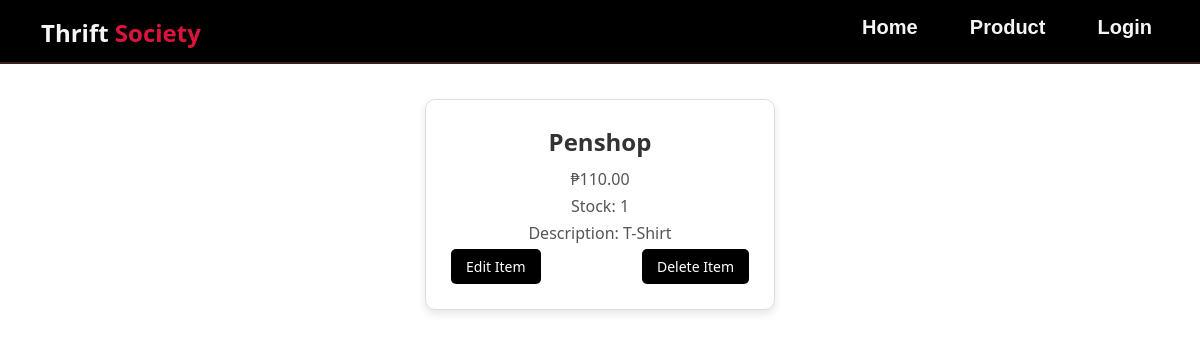
The app's page /product/16 with its own data.
### app/models.py (models this page shows, shortened)
class Product(models.Model):
    ItemName = models.CharField(max_length=100)
    description = models.TextField()
    price = models.DecimalField(max_digits=10, decimal_places=2)
    stock = models.PositiveIntegerField()
    image = models.ImageField(upload_to='product_images/', null=True, blank=True)

### app/views.py (the view)
# urls.py: path('product/<int:pk>', ProductDetailView.as_view(), name='product_detail'),
class ProductDetailView(DetailView):
    model = Product
    context_object_name = 'product'
    template_name = 'app/product_detail.html'

### app/templates/app/product_detail.html
{% extends 'app/base.html' %}
{% load static %}
{% block content %}
        <div class="post-entry">
            <div class="product">
                <div class="product-card">
                    <div class="crd">
                <h2><a href="">{{product.ItemName}}</a> </h2>
            <p>₱{{product.price}}</p>
            <p>Stock: {{product.stock}}</p>
            <p>Description: {{product.description}}</p>
                    <div class="edit">
                    <a href="{% url 'product_update' product.pk %}"><button>Edit Item</button></a>
                    <a href="{% url 'product_delete' product.pk %}"><button>Delete Item</button></a>
                    </div>
                    </div>
                </div>
            </div>
        </div>
{% endblock content %}

### static/css/base.css (style rules this page uses)
* { box-sizing: border-box; margin: 0; padding: 0; text-decoration: none; font-family: 'Segoe UI', Tahoma, Geneva, Verdana, sans-serif, Geneva, Tahoma, sans-serif; color:#333 }
.post-entry { display: flex; justify-content: center; align-items: center; margin: 20px; }
.product { width: 100%; max-width: 350px; margin: 15px; border: 1px solid #ddd; border-radius: 10px; box-shadow: 0 4px 8px rgba(0, 0, 0, 0.1); padding: 15px; background-color: #fff; }
.product-card { padding: 10px; }
.crd { text-align: center; }
.crd h2 { font-size: 24px; color: #333; margin-bottom: 10px; }
.crd p { font-size: 16px; color: #555; margin-bottom: 5px; }
.edit { display: flex; justify-content: space-between; gap: 10px; }
button { padding: 8px 15px; font-size: 14px; color: #fff; background-color: black; border: none; border-radius: 5px; cursor: pointer; transition: background-color 0.3s; }

### records on screen
Product: ItemName "Penshop", price "110.00", stock "1", description "T-Shirt"
